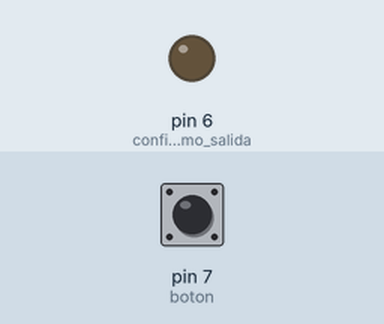
This sketch was run on a simulated Arduino Uno, built with avr-gcc and run on an emulated ATmega328P. Parts: output pins drawn as LEDs (lit = HIGH). The inputs (shaded band) are chosen by the test bench; at power-on: pin 7 (boton) LOW.

Above: at 1.2 s.
1.3 s: pin 7 (boton) pulled HIGH for 0.15 s
At 1.37 s:
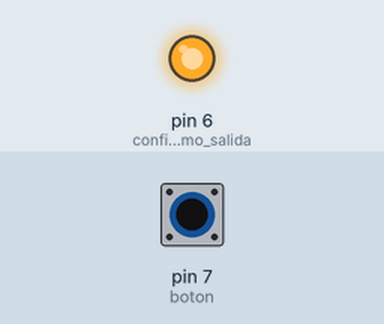
2.9 s: pin 7 (boton) pulled HIGH for 3.2 s
At 7.1 s:
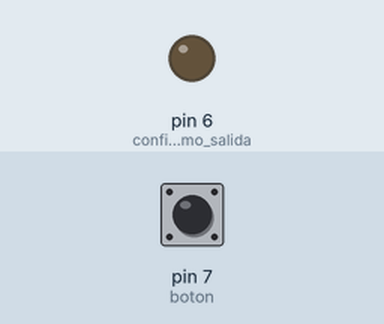
Timing chart, 0 to 8.6 s (numbered marks = the images above; inputs shaded):
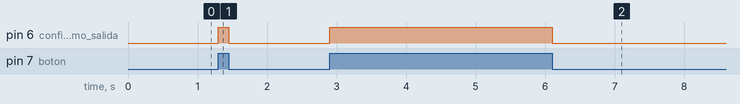

The sketch:

t4.ino
```cpp
int led = 6;//declaramos valor entero en pin 6
const int boton = 7;//declaramos constante en pin 7
int val; //declaramos etiqueta val

void setup() {

  pinMode(6, OUTPUT);//configuramos como salida pin 6
  pinMode(7, INPUT);//configuramos como entrada pin 7
}

void loop() {

  val = digitalRead(boton);//lee BOTON y guarda su valor en val
  if(val ==HIGH){//SI val es igual a 1
  digitalWrite (6,HIGH); //enciende led

  }else{//SINO
  digitalWrite(6,LOW);//apaga led


  }

}
```

Measured:
- after the input at 1.3 s, pin 6 (configuramos_como_salida): LOW → HIGH at once, → LOW 0.15 s later
- after the input at 2.9 s, pin 6 (configuramos_como_salida): LOW → HIGH at once, → LOW 3.2 s later
